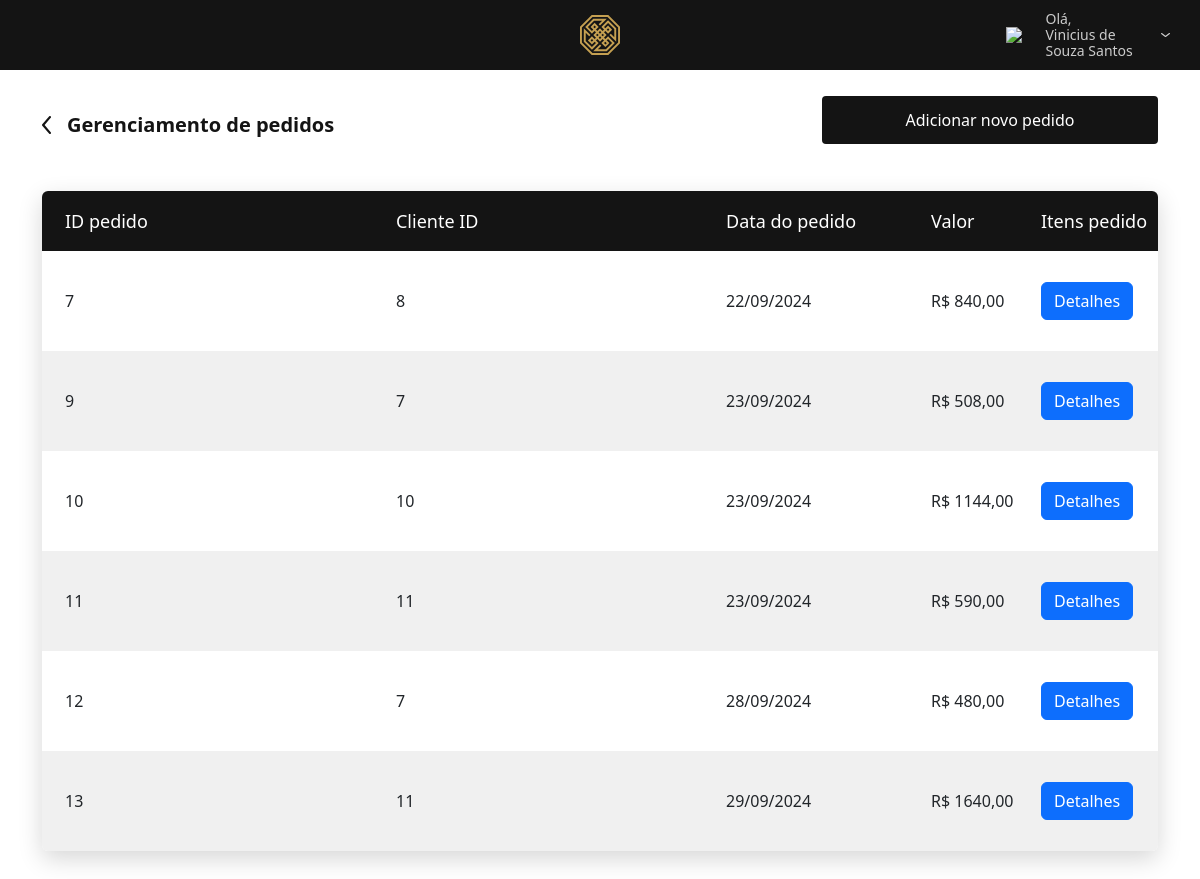
/pedidos.php?status=error (signed in), run on the app's committed database.
### tables this page shows
CREATE TABLE `pedidos` (
  `id` int(11) NOT NULL,
  `cliente_id` int(11) NOT NULL,
  `data_pedido` timestamp NOT NULL DEFAULT current_timestamp() ON UPDATE current_timestamp(),
  `valor_total` float NOT NULL
);

### app/db/database.php (called while the page is built, shortened)
<?php
class Database
{
    private $table;
    public $connection;
    public function __construct($table = null)
    {
        $this->table = $table;
    }
    public function setConnection()
    {
        try {
            $this->connection = new PDO('mysql:host=' . self::HOST . ';dbname=' . self::NAME, self::USER, self::PASS);
            $this->connection->setAttribute(PDO::ATTR_ERRMODE, PDO::ERRMODE_EXCEPTION);
        } catch (PDOException $e) {
            die('Error: ' . $e->getMessage());
        }
    }
    public function execute($query, $params = [])
    {
        try {
            $statement = $this->connection->prepare($query);
            if (!$statement->execute($params)) {
                die('Erro na execução da query: ' . print_r($statement->errorInfo(), true));
            }
            return $statement;
        } catch (PDOException $e) {
            die('Error: ' . $e->getMessage());
        }
    }
    public function select($where = null, $order = null, $limit = null)
    {
        $where = strlen($where) ? 'WHERE ' . $where : '';
        $order = strlen($order) ? 'ORDER BY ' . $order : '';
        $limit = strlen($limit) ? 'LIMIT ' . $limit : '';
        $query = 'SELECT * FROM ' . $this->table . ' ' . $where . ' ' . $order . ' ' . $limit;
        try {
            $result = $this->execute($query);
            return $result;
        } catch (PDOException $e) {
            die('Erro ao executar a query: ' . $e->getMessage());
        }
    }
}

### app/Entity/novoPedido.php (called while the page is built, shortened)
<?php
class novoPedido
{
    public static function getPedidos($where = null, $order = null, $limit = null)
    {
        return (new Database('pedidos'))->select($where, $order, $limit)->fetchAll(PDO::FETCH_CLASS, self::class);
    }
}

### pedidos.php (the view, shortened to what this page needs)
<?php
$obPedidos = new novoPedido();
$pedidos = $obPedidos->getPedidos();
$resultados = '';
foreach ($pedidos as $pedido) {
    $resultados .= '<tr>
                            <td>' . $pedido->id . '</td>
                            <td>' . $pedido->cliente_id . '</td>
                            <td>' .  date('d/m/Y', strtotime($pedido->data_pedido)) . '</td>
                            <td>' . 'R$ ' . $pedido->valor_total . ',00' . '</td>
                            <td>
                                <a href="itens_pedido.php?id=' . $pedido->id . '">
                                <button type="button" class="btn btn-primary">Detalhes</button>
                             </td>
                    </tr>';
};
?>
<!DOCTYPE html>
<html lang="pt-br">
<head>
    <link rel="stylesheet" href="./assets/css/reset.css">
    <link rel="stylesheet" href="./assets/css/styles.css">
    <link rel="stylesheet" href="./assets/css/gerenciamento_produto.css">
    <link rel="stylesheet" href="https://use.typekit.net/tvf0cut.css">
    <link href="https://cdn.jsdelivr.net/npm/bootstrap@5.3.3/dist/css/bootstrap.min.css" rel="stylesheet"
>
</head>
<body>
    <?php require_once 'includes/header.php' ?>
    <section class="page-gerenciamento-produto paddingBottom50">
        <div class="container">
            <div class="d-flex justify-content-between">
                <a href="dashboard.php" class="link-voltar">
                    <img src="assets/images/arrow.svg" alt="">
                    <span>Gerenciamento de pedidos</span>
                </a>
                <a href="novo-pedido.php" class="bt-add">Adicionar novo pedido</a>
            </div>
            <div class="shadow-table">
                <table>
                    <thead>
                        <tr>
                            <th>ID pedido</th>
                            <th>Cliente ID</th>
                            <th>Data do pedido</th>
                            <th>Valor</th>
                            <th>Itens pedido</th>
                        </tr>
                    </thead>
                    <tbody>
                        <?php echo $resultados ?>
                    </tbody>
                </table>
            </div>
        </div>
    </section>
</body>
</html>

### assets/css/styles.css (style rules this page uses)
@media (min-width: 1100px) { .container { width: 100%; max-width: 1100px; margin: 0 auto; position: relative; } }
html { font-family: "proxima-nova", sans-serif; font-size: 16px; -webkit-font-smoothing: antialiased; -webkit-text-size-adjust: 100%; color: #141414; }
.d-flex { display: -ms-flexbox; display: flex; }
.justify-content-between { -ms-flex-pack: justify; justify-content: space-between; }
.paddingBottom50 { padding-bottom: 50px; }
.link-voltar { color: #141414; font-size: 20px; font-weight: 600; display: flex; align-items: center; gap: 16px; margin: 40px 0 26px; text-decoration: none; }
.bt-add { border-radius: 4px; background-color: #141414; color: #ffffff; border: none; font-size: 16px; cursor: pointer; height: 48px; line-height: 48px; width: 100%; max-width: 336px; margin-top: 26px; text-align: center; text-decoration: none; }
.shadow-table { overflow: hidden; box-shadow: 0px 8px 24px #00000029; border-radius: 6px; margin-top: 25px; }
table { width: 100%; }
table thead tr { height: 60px; background: #141414; color: #fff; line-height: 60px; }
table thead tr th { padding: 0 0 0 23px; text-align: left; font-size: 18px; font-weight: 500; }
table tbody tr td { padding: 0 0 0 23px; text-align: left; height: 100px; vertical-align: middle; }
table tbody tr:nth-child(even) { background-color: #f0f0f0; }

### assets/css/gerenciamento_produto.css (style rules this page uses)
.page-gerenciamento-produto table tr td:nth-child(3) { width: 205px; }
.page-gerenciamento-produto table tr td:nth-child(4) { width: 110px; }
.page-gerenciamento-produto table tr td:last-child { width: 140px; }

### data on the page
pedidos: id "7", cliente "8", data_pedido "22/09/2024", valor_total "840"
pedidos: id "9", cliente "7", data_pedido "23/09/2024", valor_total "508"
pedidos: id "10", cliente "10", data_pedido "23/09/2024", valor_total "1144"
pedidos: id "11", cliente "11", data_pedido "23/09/2024", valor_total "590"
pedidos: id "12", cliente "7", data_pedido "28/09/2024", valor_total "480"
pedidos: id "13", cliente "11", data_pedido "29/09/2024", valor_total "1640"

### other printed values
$_SESSION['name'] "Vinicius de Souza Santos"
